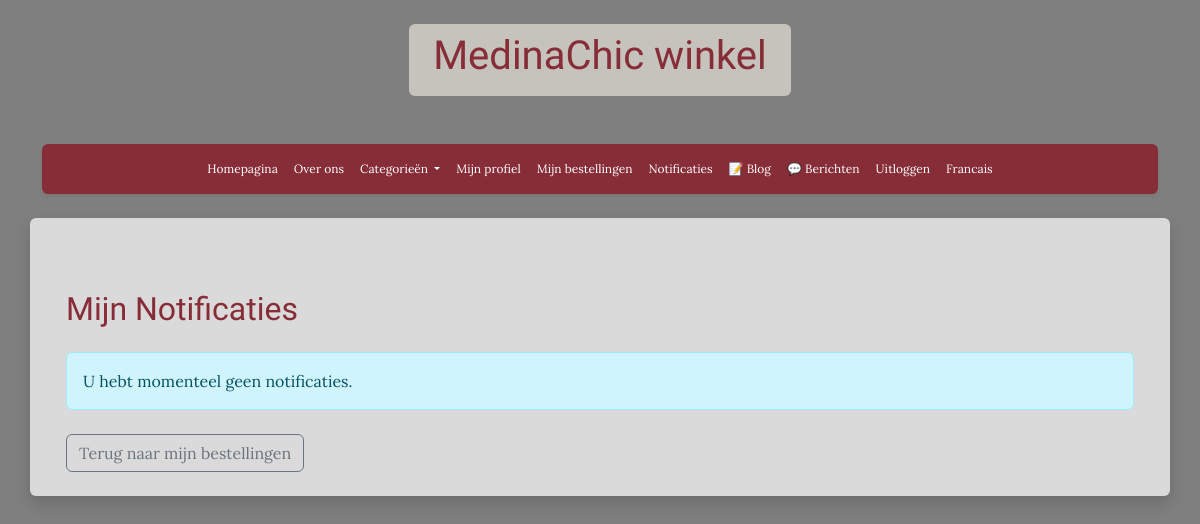
Before: /store/nl/notifications/ (signed in) with the older database file.
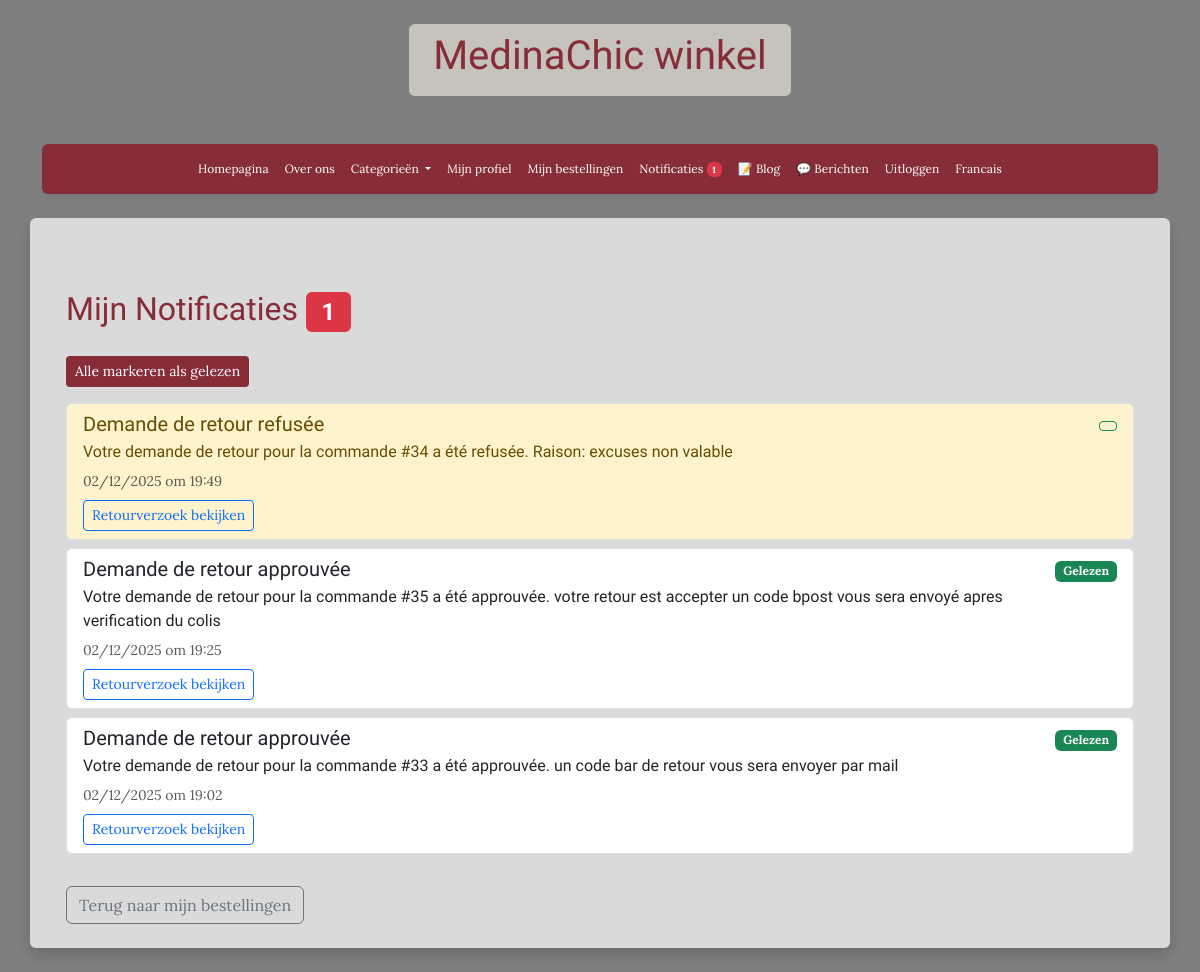
After: the same page with the newer database file.
### store/models.py (models this page shows, shortened)
class Notification(models.Model):
    NOTIFICATION_TYPES = [
        ('return_approved', 'Retour approuvé'),
        ('return_rejected', 'Retour refusé'),
        ('stock_alert', 'Alerte de stock'),
        ('order_status', 'Statut de commande'),
    ]
    user = models.ForeignKey(AUTH_USER_MODEL, on_delete=models.CASCADE, related_name='notifications')
    notification_type = models.CharField(max_length=20, choices=NOTIFICATION_TYPES)
    title = models.CharField(max_length=200)
    message = models.TextField()
    is_read = models.BooleanField(default=False)
    created_at = models.DateTimeField(auto_now_add=True)
    related_return_request = models.ForeignKey(ReturnRequest, on_delete=models.CASCADE, null=True, blank=True, related_name='notifications')
    class Meta:
        verbose_name = "Notification"
        verbose_name_plural = "Notifications"
        ordering = ['-created_at']

### store/views.py (the view, shortened to what this page needs)
# urls.py: path('nl/notifications/', notifications_nl, name='notifications-nl'),
@login_required
def notifications_nl(request):
    from store.models import Notification
    user_notifications = Notification.objects.filter(user=request.user).order_by('-created_at')
    if request.method == 'POST' and 'mark_all_read' in request.POST:
        user_notifications.update(is_read=True)
        return redirect('notifications-nl')
    unread_count = user_notifications.filter(is_read=False).count()
    return render(request, 'store/notifications_nl.html', {
        'notifications': user_notifications,
        'unread_count': unread_count
    })

### store/context_processors.py (called while the page is built)
def cart_processor(request):
    cart_data = {
        'has_cart': False,
        'cart_count': 0
    }
    if request.user.is_authenticated:
        try:
            cart = Cart.objects.filter(user=request.user, ordered=False).first()
            if cart:
                cart_data['has_cart'] = True
                cart_data['cart_count'] = cart.orders.count()
        except:
            pass
    return cart_data

def notifications_processor(request):
    notifications_data = {
        'unread_notifications_count': 0
    }
    if request.user.is_authenticated:
        try:
            notifications_data['unread_notifications_count'] = Notification.objects.filter(
                user=request.user,
                is_read=False
            ).count()
        except:
            pass
    return notifications_data

### store/templates/store/notifications_nl.html (shortened to what this page needs)
{% extends 'base_nl.html' %}
{% load static %}
{% block content %}
<div class="container mt-5">
    <h2 class="mb-4" style="color: #872D37;">
         Mijn Notificaties
        {% if unread_count > 0 %}
        <span class="badge bg-danger">{{ unread_count }}</span>
        {% endif %}
    </h2>
    {% if notifications %}
        <div class="mb-3">
            <form method="POST" class="d-inline">
                <button type="submit" name="mark_all_read" class="btn btn-sm" style="background-color: #872D37; color: white;">
                     Alle markeren als gelezen
                </button>
            </form>
        </div>
        <div class="list-group">
            {% for notification in notifications %}
            <div class="list-group-item {% if not notification.is_read %}list-group-item-warning{% endif %} mb-2 border rounded">
                <div class="d-flex w-100 justify-content-between align-items-start">
                    <div class="flex-grow-1">
                        <h5 class="mb-1">
                            {{ notification.title }}
                        </h5>
                        <p class="mb-1">{{ notification.message }}</p>
                        <small class="text-muted">
                             {{ notification.created_at|date:"d/m/Y \o\m H:i" }}
                        </small>
                        {% if notification.related_return_request %}
                        <div class="mt-2">
                            <a href="{% url 'view-return-request-nl' notification.related_return_request.id %}" class="btn btn-sm btn-outline-primary">
                                 Retourverzoek bekijken
                            </a>
                        </div>
                        {% endif %}
                    </div>
                    <div class="ms-3">
                        {% if not notification.is_read %}
                        <form method="POST" class="d-inline">
                            <button type="submit" name="mark_read" class="btn btn-sm btn-outline-success" title="Markeren als gelezen">
                            </button>
                        </form>
                        {% else %}
                        <span class="badge bg-success">Gelezen</span>
                        {% endif %}
                    </div>
                </div>
            </div>
            {% endfor %}
        </div>
    {% else %}
        <div class="alert alert-info">
             U hebt momenteel geen notificaties.
        </div>
    {% endif %}
    <div class="mt-4">
        <a href="{% url 'order-history-nl' %}" class="btn btn-outline-secondary">
             Terug naar mijn bestellingen
        </a>
    </div>
</div>
{% endblock %}

Changed rows visible on the page:
added Notification: title "Demande de retour refusée", message "Votre demande de retour pour la commande #34 a été refusée. Raison: excuses non valable", created_at "02/12/2025 om 19:49", shows "Retourverzoek bekijken", is_read False (drawn)
added Notification: title "Demande de retour approuvée", message "Votre demande de retour pour la commande #35 a été approuvée. votre retour est accepter un code bpost vous sera envoyé apres verification du colis", created_at "02/12/2025 om 19:25", shows "Retourverzoek bekijken", is_read "Gelezen"
added Notification: title "Demande de retour approuvée", message "Votre demande de retour pour la commande #33 a été approuvée. un code bar de retour vous sera envoyer par mail", created_at "02/12/2025 om 19:02", shows "Retourverzoek bekijken", is_read "Gelezen"
Other visible differences:
{{ unread_notifications_count }}: (not shown) → "1"
{{ unread_count }}: (not shown) → "1"
text no longer shown: "U hebt momenteel geen notificaties."
text now shown: "Alle markeren als gelezen"
